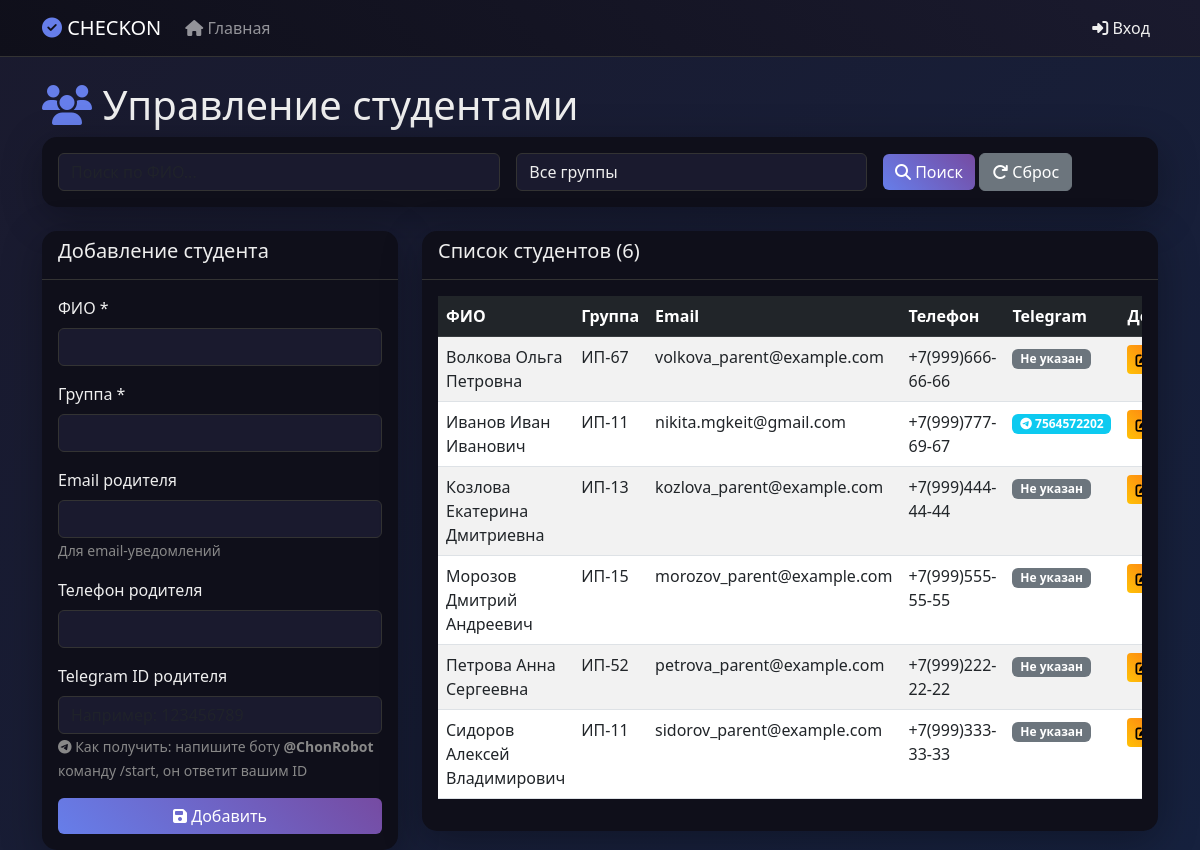
Page /students.php on the committed database.
### tables this page shows
CREATE TABLE students (
            id INTEGER PRIMARY KEY AUTOINCREMENT,
            full_name TEXT NOT NULL,
            group_name TEXT NOT NULL,
            parent_email TEXT,
            parent_phone TEXT
        , telegram_id TEXT);

### functions.php (called while the page is built, shortened)
<?php
function getStudents($search = '', $group = '') {
    global $pdo;
    $sql = "SELECT * FROM students WHERE 1=1";
    $params = [];
    $sql .= " ORDER BY full_name";
    $stmt = $pdo->prepare($sql);
    $stmt->execute($params);
    return $stmt->fetchAll();
}
?>

### students.php (the view, shortened to what this page needs)
<?php
require_once 'config.php';
require_once 'functions.php';
$search = $_GET['search'] ?? '';
$group_filter = $_GET['group'] ?? '';
$students = getStudents($search, $group_filter);
$edit_student = null;
?>
<!DOCTYPE html>
<html lang="ru">
<head>
    <link href="https://cdn.jsdelivr.net/npm/bootstrap@5.3.0/dist/css/bootstrap.min.css" rel="stylesheet">
    <link rel="stylesheet" href="https://cdnjs.cloudflare.com/ajax/libs/font-awesome/6.4.0/css/all.min.css">
</head>
<body>
    <?php include 'navbar.php'; ?>
    <div class="container mt-4">
        <h1><i class="fas fa-users" style="color: #667eea;"></i> Управление студентами</h1>
        <div class="card mb-4">
            <div class="card-body">
                <form method="GET" class="row g-3">
                    <div class="col-md-5">
                        <input type="text" class="form-control" name="search" placeholder="Поиск по ФИО..." value="<?= htmlspecialchars($search) ?>">
                    </div>
                    <div class="col-md-4">
                        <select class="form-select" name="group">
                            <option value="">Все группы</option>
                        </select>
                    </div>
                    <div class="col-md-3">
                        <button type="submit" class="btn btn-primary">
                            <i class="fas fa-search"></i> Поиск
                        </button>
                        <a href="students.php" class="btn btn-secondary">
                            <i class="fas fa-redo"></i> Сброс
                        </a>
                    </div>
                </form>
            </div>
        </div>
        <div class="row">
            <div class="col-md-4">
                <div class="card">
                    <div class="card-header">
                        <h5><?= $edit_student ? 'Редактирование' : 'Добавление' ?> студента</h5>
                    </div>
                    <div class="card-body">
                        <form method="POST">
                            <div class="mb-3">
                                <label class="form-label">ФИО *</label>
                                <input type="text" class="form-control" name="full_name" required
                                       value="<?= $edit_student ? htmlspecialchars($edit_student['full_name']) : '' ?>">
                            </div>
                            <div class="mb-3">
                                <label class="form-label">Группа *</label>
                                <input type="text" class="form-control" name="group_name" required
                                       value="<?= $edit_student ? htmlspecialchars($edit_student['group_name']) : '' ?>">
                            </div>
                            <div class="mb-3">
                                <label class="form-label">Email родителя</label>
                                <input type="email" class="form-control" name="parent_email"
                                       value="<?= $edit_student ? htmlspecialchars($edit_student['parent_email']) : '' ?>">
                                <small class="text-muted">Для email-уведомлений</small>
                            </div>
                            <div class="mb-3">
                                <label class="form-label">Телефон родителя</label>
                                <input type="text" class="form-control" name="parent_phone"
                                       value="<?= $edit_student ? htmlspecialchars($edit_student['parent_phone']) : '' ?>">
                            </div>
                            <div class="mb-3">
                                <label class="form-label">Telegram ID родителя</label>
                                <input type="text" class="form-control" name="telegram_id" placeholder="Например: 123456789"
                                       value="<?= $edit_student ? htmlspecialchars($edit_student['telegram_id']) : '' ?>">
                                <small class="text-muted">
                                    <i class="fab fa-telegram"></i> Как получить: напишите боту <strong>@ChonRobot</strong> команду /start, он ответит вашим ID
                                </small>
                            </div>
                            <button type="submit" class="btn btn-primary w-100">
                                <i class="fas fa-save"></i> <?= $edit_student ? 'Обновить' : 'Добавить' ?>
                            </button>
                        </form>
                    </div>
                </div>
            </div>
            <div class="col-md-8">
                <div class="card">
                    <div class="card-header">
                        <h5>Список студентов (<?= count($students) ?>)</h5>
                    </div>
                    <div class="card-body">
                        <div class="table-responsive">
                            <table class="table table-striped table-hover">
                                <thead class="table-dark">
                                    <tr>
                                        <th>ФИО</th>
                                        <th>Группа</th>
                                        <th>Email</th>
                                        <th>Телефон</th>
                                        <th>Telegram</th>
                                        <th>Действия</th>
                                    </tr>
                                </thead>
                                <tbody>
                                    <?php if (count($students) > 0): ?>
                                        <?php foreach ($students as $student): ?>
                                            <tr>
                                                <td><?= htmlspecialchars($student['full_name']) ?></td>
                                                <td><?= htmlspecialchars($student['group_name']) ?></td>
                                                <td><?= htmlspecialchars($student['parent_email']) ?></td>
                                                <td><?= htmlspecialchars($student['parent_phone']) ?></td>
                                                <td>
                                                    <?php if (!empty($student['telegram_id'])): ?>
                                                        <span class="badge bg-info"><i class="fab fa-telegram"></i> <?= htmlspecialchars($student['telegram_id']) ?></span>
                                                    <?php else: ?>
                                                        <span class="badge bg-secondary">Не указан</span>
                                                    <?php endif; ?>
                                                <td>
                                                    <a href="?edit=<?= $student['id'] ?>" class="btn btn-sm btn-warning">
                                                        <i class="fas fa-edit"></i>
                                                    </a>
                                            </tr>
                                        <?php endforeach; ?>
                                    <?php else: ?>
                                        <tr>
                                            <td colspan="6" class="text-center">Нет данных</td>
                                        </tr>
                                    <?php endif; ?>
                                </tbody>
                            </table>
                        </div>
                    </div>
                </div>
            </div>
        </div>
    </div>
</body>
</html>

### students.php (style rules this page uses)
body { background: linear-gradient(135deg, #1a1a2e 0%, #16213e 100%); min-height: 100vh; }
.card { background: #0f0f1a; border: none; border-radius: 15px; box-shadow: 0 10px 40px rgba(0,0,0,0.3); }
.card-header { border-bottom: 1px solid #333; background: transparent; }
.text-white, h1, h2, h3, h4, h5, h6, p, label { color: #eee !important; }
.text-muted { color: #888 !important; }
.table { color: #eee; }
.table-striped>tbody>tr:nth-of-type(odd) { background-color: rgba(255,255,255,0.05); }
.form-control, .form-select { background: #1a1a2e; border: 1px solid #333; color: #eee; }
.btn-primary { background: linear-gradient(45deg, #667eea, #764ba2); border: none; }
.btn-warning { background: linear-gradient(45deg, #ffc107, #fd7e14); border: none; color: #000; }

### rows in the picture
students: full_name "Волкова Ольга Петровна", group_name "ИП-67", parent_email "volkova_parent@example.com", parent_phone "+7(999)666-66-66", shows "Не указан"
students: full_name "Иванов Иван Иванович", group_name "ИП-11", parent_email "nikita.mgkeit@gmail.com", parent_phone "+7(999)777-69-67", telegram "7564572202"
students: full_name "Козлова Екатерина Дмитриевна", group_name "ИП-13", parent_email "kozlova_parent@example.com", parent_phone "+7(999)444-44-44", shows "Не указан"
students: full_name "Морозов Дмитрий Андреевич", group_name "ИП-15", parent_email "morozov_parent@example.com", parent_phone "+7(999)555-55-55", shows "Не указан"
students: full_name "Петрова Анна Сергеевна", group_name "ИП-52", parent_email "petrova_parent@example.com", parent_phone "+7(999)222-22-22", shows "Не указан"
students: full_name "Сидоров Алексей Владимирович", group_name "ИП-11", parent_email "sidorov_parent@example.com", parent_phone "+7(999)333-33-33", shows "Не указан"

### other values in the picture
count($students) "6"
